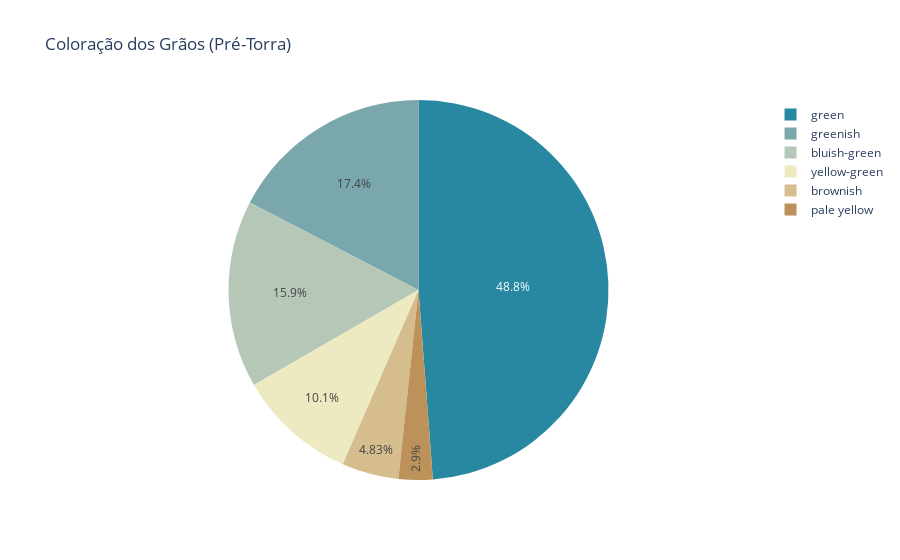

Notebook source saved alongside this figure:
### Code cell
coffee_colors = px.pie(
    df_coffee,
    names='Color',
    title='Coloração dos Grãos (Pré-Torra)',
    hover_data='Color',
    color_discrete_sequence=px.colors.diverging.Earth_r,
)

coffee_colors.show()

### Figure 1 — Plotly figure (JSON) as saved in the notebook; plotly's stock layout.template omitted (floating-point values rounded to 4 significant figures; data arrays with more than 128 entries replaced by an {"elided": "..."} marker saying what was removed)
{"data": [{"customdata": {"elided": "207x1 str values"}, "domain": {"x": [0, 1], "y": [0, 1]}, "hovertemplate": "Color=%{customdata[0]}<extra></extra>", "labels": {"elided": "207 str values"}, "legendgroup": "", "name": "", "showlegend": true, "type": "pie"}], "layout": {"legend": {"tracegroupgap": 0}, "piecolorway": ["rgb(40, 135, 161)", "rgb(121, 167, 172)", "rgb(181, 200, 184)", "rgb(237, 234, 194)", "rgb(214, 189, 141)", "rgb(189, 146, 90)", "rgb(161, 105, 40)"], "title": {"text": "Coloração dos Grãos (Pré-Torra)"}}}
